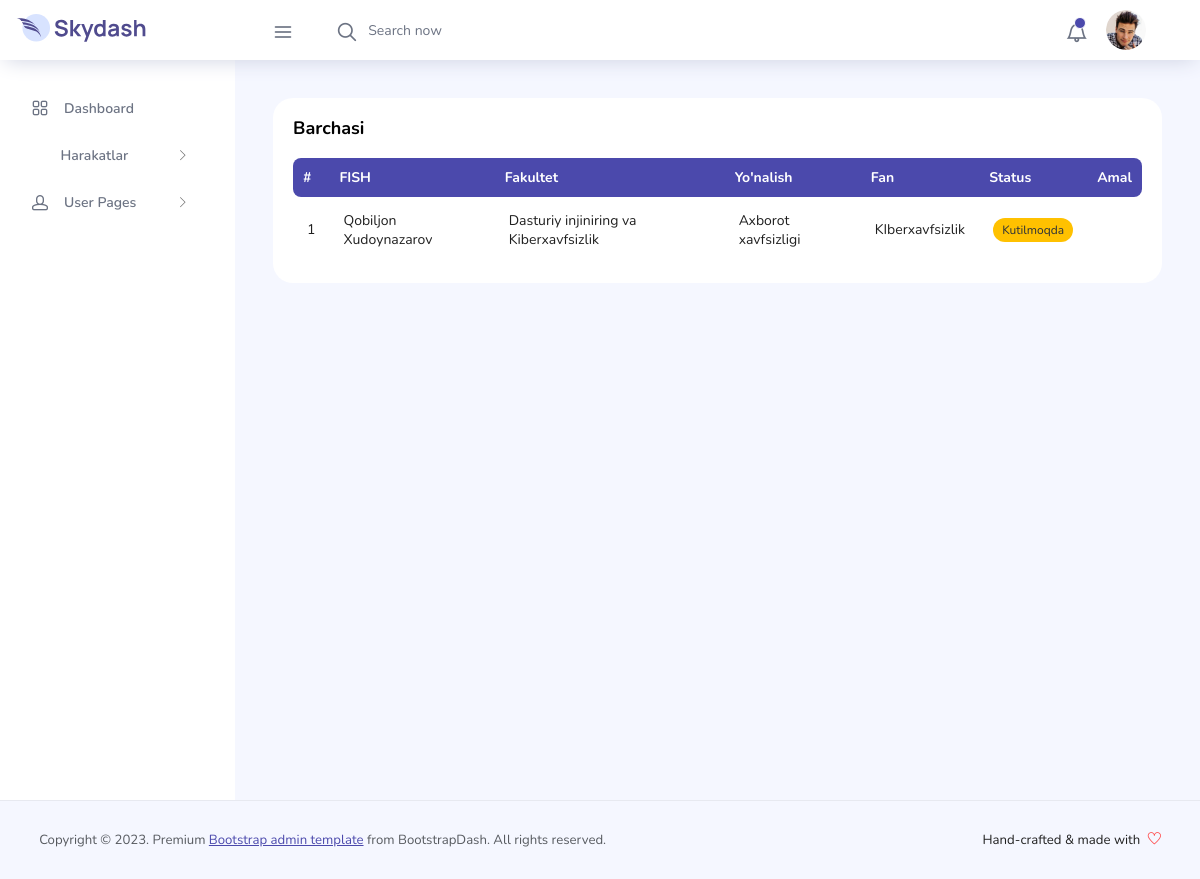
The app's page /receiver/waiting/ (signed in), older data.
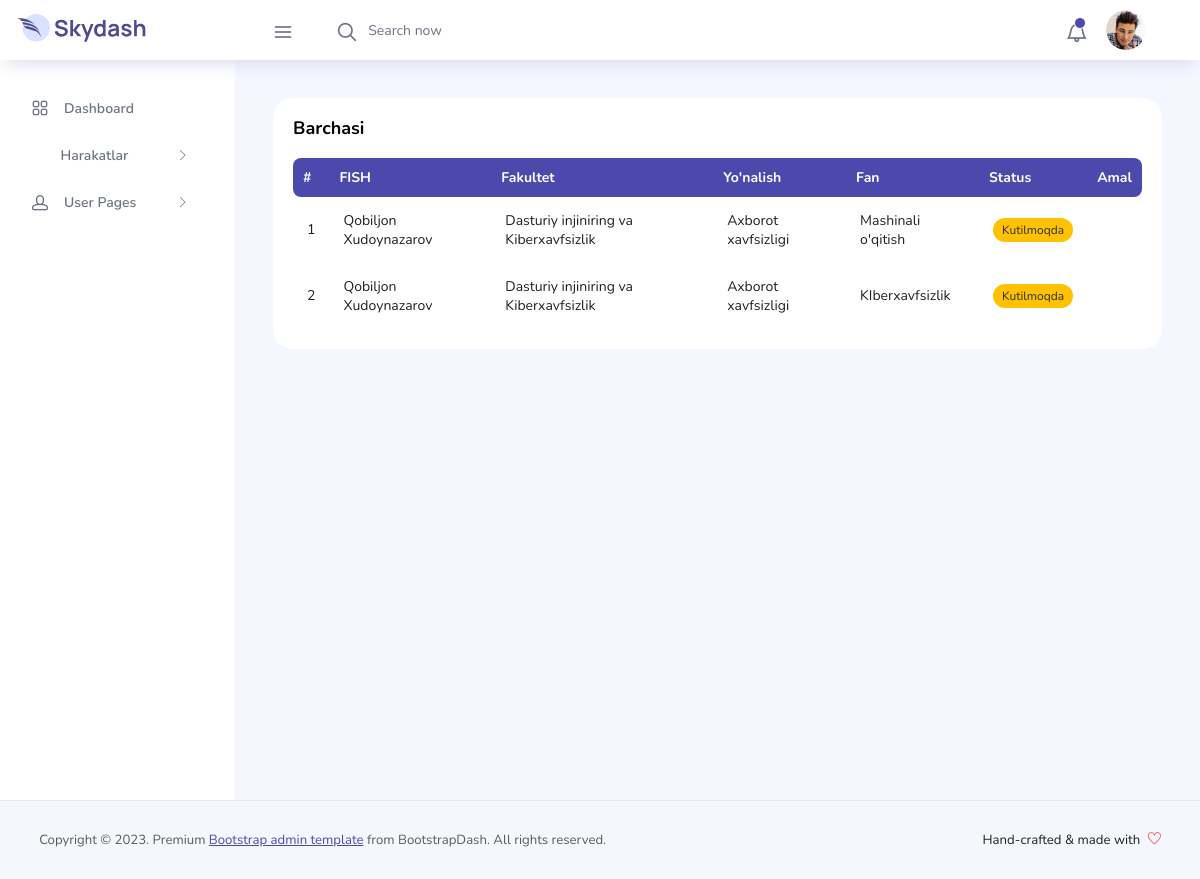
The same page, newer data.
### user/models.py (models this page shows, shortened)
class Document(models.Model):
    STATUS_CHOICES = (
        (WAITING, WAITING),
        (CANCELLED, CANCELLED),
        (ACCEPTED, ACCEPTED),
        (NO_PROCESS, NO_PROCESS),
    )
    subject = models.ForeignKey(Subject, on_delete=models.CASCADE, verbose_name="Subject")
    user = models.ForeignKey(User, on_delete=models.CASCADE, verbose_name="User")
    sillabus_file = models.FileField(upload_to='document/sillabus/')
    department_head_sign = models.CharField(max_length=30, choices=STATUS_CHOICES, default=NO_PROCESS)
    dean_sign = models.CharField(max_length=30, choices=STATUS_CHOICES, default=NO_PROCESS)
    study_head_sign = models.CharField(max_length=30, choices=STATUS_CHOICES, default=NO_PROCESS)
    study_prorector_sign = models.CharField(max_length=30, choices=STATUS_CHOICES, default=NO_PROCESS)
    overall = models.CharField(max_length=30, choices=STATUS_CHOICES, default=NO_PROCESS)
    document_comment = models.TextField(blank=True, null=True)
    status = models.BooleanField(default=False)
    created_at = models.DateTimeField(auto_now_add=True)
    updated_at = models.DateTimeField(auto_now=True)
    class Meta:
        verbose_name = 'Document'
        verbose_name_plural = 'Documents'
        ordering = ['-updated_at']

class User(AbstractUser):
    ROLES_CHOICES = (
        (ADMIN, ADMIN),
        (TEACHER, TEACHER),
        (DEPARTMENT, DEPARTMENT),
        (DEAN, DEAN),
        (STUDY_HEAD, STUDY_HEAD),
        (PRORECTOR, PRORECTOR),
    )
    image = models.ImageField(upload_to='users/profile/', null=True, blank=True)
    role = models.CharField(max_length=20, choices=ROLES_CHOICES)
    faculty = models.ForeignKey(Faculty, on_delete=models.SET_NULL, null=True, blank=True)
    field = models.ForeignKey(Field, on_delete=models.SET_NULL, null=True, blank=True)

class Faculty(models.Model):
    name = models.CharField(max_length=255)
    logo = models.ImageField(upload_to='faculty/logo/', blank=True, null=True)
    status = models.PositiveIntegerField()
    created_at = models.DateTimeField(auto_now_add=True)
    updated_at = models.DateTimeField(auto_now=True)
    def __str__(self):
        return self.name
    class Meta:
        verbose_name = 'Faculty'
        verbose_name_plural = 'Faculties'

class Field(models.Model):
    faculty = models.ForeignKey(Faculty, on_delete=models.CASCADE, verbose_name="Fakultet")
    name = models.CharField(max_length=255)
    logo = models.ImageField(upload_to='field/logo/')
    status = models.PositiveIntegerField()
    created_at = models.DateTimeField(auto_now_add=True)
    updated_at = models.DateTimeField(auto_now=True)
    def __str__(self):
        return self.name
    class Meta:
        verbose_name = 'Field'
        verbose_name_plural = 'Fields'

class Subject(models.Model):
    field = models.ForeignKey(Field, on_delete=models.CASCADE, verbose_name="Field")
    faculty = models.ForeignKey(Faculty, on_delete=models.CASCADE, verbose_name="Faculty")
    name = models.CharField(max_length=255)
    sample_file = models.FileField(upload_to='subject/file/')
    status = models.PositiveIntegerField()
    created_at = models.DateTimeField(auto_now_add=True)
    updated_at = models.DateTimeField(auto_now=True)
    def __str__(self):
        return self.name
    class Meta:
        verbose_name = 'Subject'
        verbose_name_plural = 'Subjects'

### receiver/views.py (the view)
# urls.py: path('waiting/', WaitingPageView.as_view(), name='waiting'),
class WaitingPageView(ReceiverMixin, View):
    def get(self, request):
        user = request.user
        waiting_documents = None
        if user.role == DEPARTMENT:
            waiting_documents = Document.objects.filter(department_head_sign=WAITING)
        elif user.role == DEAN:
            waiting_documents = Document.objects.filter(dean_sign=WAITING)
        elif user.role == STUDY_HEAD:
            waiting_documents = Document.objects.filter(study_head_sign=WAITING)
        elif user.role == PRORECTOR:
            waiting_documents = Document.objects.filter(study_prorector_sign=WAITING)
        data = {
            "waiting_documents": waiting_documents,
        }
        return render(request, "receiver/waiting.html", context=data)

### shared/mixins.py (called while the page is built)
    def dispatch(self, request, *args, **kwargs):
        if not request.user.is_authenticated:
            return HttpResponseRedirect(reverse('user:login'))
        if self.role and request.user.role != self.role:
            return HttpResponseRedirect(reverse(self.redirect_url))
        if self.roles and request.user.role not in self.roles:
            return HttpResponseRedirect(reverse(self.redirect_url))
        return super().dispatch(request, *args, **kwargs)

### receiver/templates/receiver/waiting.html (shortened to what this page needs)
{% extends 'base2.html' %}
{% load static %}
{% block content %}
    {% include 'receiver_components/navbar.html' %}
    <div class="container-fluid page-body-wrapper">
        {% include 'receiver_components/sidebar.html' %}
        <div class="main-panel">
            <div class="content-wrapper">
                <div class="row">
                    <div class="col-md-12 grid-margin stretch-card">
                        <div class="card">
                            <div class="card-body">
                                <p class="card-title">Barchasi</p>
                                <div class="row">
                                    <div class="col-12">
                                        <div class="table-responsive">
                                            <table id="example" class="display expandable-table" style="width:100%">
                                                <thead>
                                                <tr>
                                                    <th>#</th>
                                                    <th>FISH</th>
                                                    <th>Fakultet</th>
                                                    <th>Yo'nalish</th>
                                                    <th>Fan</th>
                                                    <th>Status</th>
                                                    <th>Amal</th>
                                                </tr>
                                                </thead>
                                                <tbody>
                                                {% for document in waiting_documents %}
                                                    <tr>
                                                        <td>{{ forloop.counter }}</td>
                                                        <td>{{ document.user.first_name }} {{ document.user.last_name }}</td>
                                                        <td>{{ document.user.faculty }}</td>
                                                        <td>{{ document.user.field }}</td>
                                                        <td>{{ document.subject }}</td>
                                                        <td>
                                                           <span class="badge bg-warning text-dark">Kutilmoqda</span>
                                                        </td>
                                                        <td><a href="{% url 'receiver:receive' document.id %}"><i style="font-size: 20px" class="fa fa-edit"></i></a></td>
                                                    </tr>
                                                {% endfor %}
                                                </tbody>
                                            </table>
                                        </div>
                                    </div>
                                </div>
                            </div>
                        </div>
                    </div>
                </div>
            </div>
        </div>
    </div>
    {% include 'receiver_components/footer.html' %}
{% endblock %}

Row changes from the older to the newer data that the page shows:
now on this page (row edited): Document: user.first_name "Qobiljon", user.last_name "Xudoynazarov", user.faculty "Dasturiy injiniring va Kiberxavfsizlik", user.field "Axborot xavfsizligi", subject "Mashinali o'qitish"
